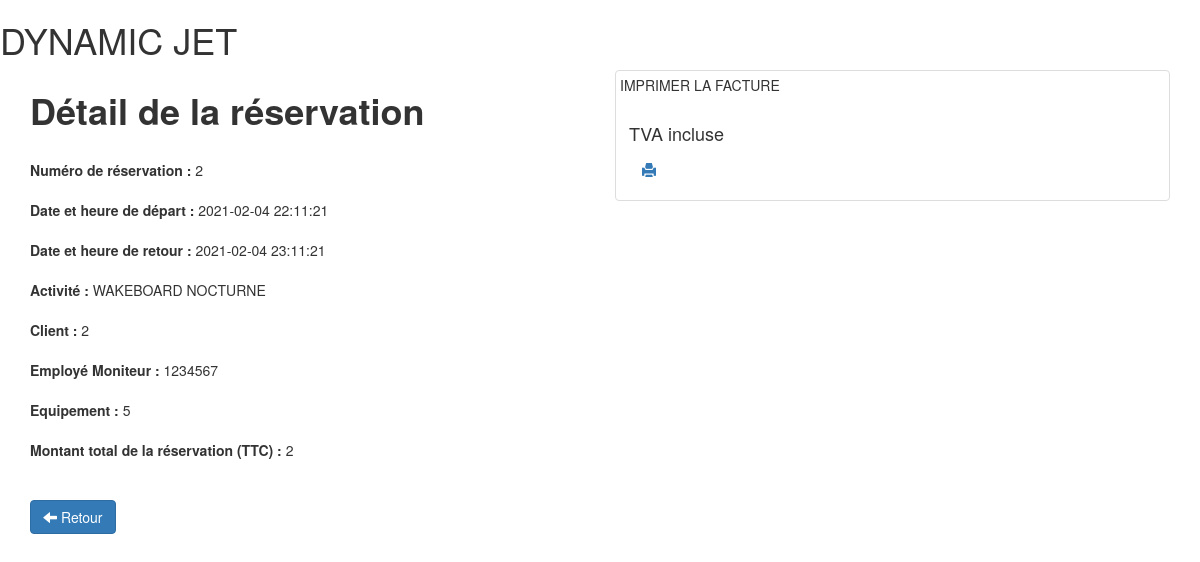
The page /reservations/view.php?id=2 on the database its author committed.
### tables this page shows
CREATE TABLE IF NOT EXISTS `reservations` (
  `id_reza` int(11) NOT NULL AUTO_INCREMENT,
  `date_deb_reza` datetime NOT NULL,
  `date_fin_reza` datetime NOT NULL,
  `activite` varchar(100) NOT NULL,
  `client` int(11) NOT NULL,
  `employe` int(11) DEFAULT NULL,
  `equipement` int(11) NOT NULL,
  `tarif_reza` int(11) NOT NULL,
  PRIMARY KEY (`id_reza`),
  KEY `fk_idclient_clients` (`client`),
  KEY `fk_idequipement_equipements` (`equipement`),
  KEY `fk_idemploye_employes` (`employe`),
  KEY `fk_idtariflocation_tariflocation` (`tarif_reza`)
);

### reservations/view.php (the view, shortened to what this page needs)
<?php
    if(!empty($_GET['id']))
    {
    $id = checkInput($_GET['id']);
    }
    $db = Database::connect();
    $statement = $db->prepare("SELECT reservations.id_reza, reservations.date_deb_reza, reservations.date_fin_reza, reservations.activite, reservations.client, reservations.employe, reservations.equipement, reservations.tarif_reza FROM reservations WHERE reservations.id_reza = ?");
    $statement->execute(array($id));
    $reservation = $statement->fetch();
    function checkInput($data)
    {
      $data = trim($data);
      $data = stripslashes($data);
      $data = htmlspecialchars($data);
      return $data;
    }
?>
<!DOCTYPE html>
<html>
    <head>
        <link rel="stylesheet" href="https://maxcdn.bootstrapcdn.com/bootstrap/3.3.6/css/bootstrap.min.css">
        <link rel="stylesheet" href="">
    </head>
    <body>
        <h1 class="text-logo"> DYNAMIC JET </h1>
         <div class="container admin">
            <div class="row">
               <div class="col-sm-6">
                    <h1><strong>Détail de la réservation</strong></h1>
                    <br>
                    <form>
                      <div class="form-group">
                        <label>Numéro de réservation :</label><?php echo '  '.$reservation['id_reza'];?>
                      </div>
                      <div class="form-group">
                        <label>Date et heure de départ :</label><?php echo '  '.$reservation['date_deb_reza'];?>
                      </div>
                      <div class="form-group">
                        <label>Date et heure de retour :</label><?php echo '  '.$reservation['date_fin_reza'];?>
                      </div>
                      <div class="form-group">
                        <label>Activité :</label><?php echo '  '.$reservation['activite'];?>
                      </div>
                      <div class="form-group">
                        <label>Client :</label><?php echo '  '.$reservation['client'];?>
                      </div>
                      <div class="form-group">
                        <label>Employé Moniteur :</label><?php echo '  '.$reservation['employe'];?>
                      </div>
                      <div class="form-group">
                        <label>Equipement :</label><?php echo '  '.$reservation['equipement'];?>
                      </div>
                      <div class="form-group">
                        <label>Montant total de la réservation (TTC) :</label><?php echo '  '.$reservation['tarif_reza'];?>
                      </div>
                    </form>
                    <br>
                    <div class="form-actions">
                      <a class="btn btn-primary" href="index.php"><span class="glyphicon glyphicon-arrow-left"></span> Retour</a>
                    </div>
                </div>
                <div class="col-sm-6 site">
                    <div class="thumbnail">
                        <p>IMPRIMER LA FACTURE</p>
                          <div class="caption">
                            <h4>TVA incluse</h4>
                            <a href="#" class="btn btn-order" role="button"><span class="glyphicon glyphicon-print"></span></a>
                          </div>
                    </div>
                </div>
            </div>
        </div>
    </body>
</html>

### rows shown on the page
reservations: id_reza "2", date_deb_reza "2021-02-04 22:11:21", date_fin_reza "2021-02-04 23:11:21", activite "WAKEBOARD NOCTURNE", client "2", employe "1234567", equipement "5", tarif_reza "2"
